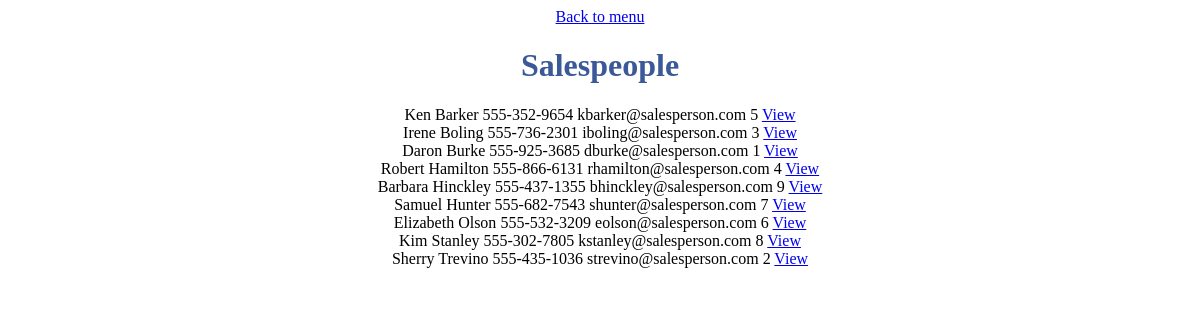
The page /lab01/staff/all_salespeople.php on the database its author committed.
### tables this page shows
CREATE TABLE `salespeople` (
  `id` int(11) unsigned NOT NULL AUTO_INCREMENT,
  `first_name` varchar(10) DEFAULT NULL,
  `last_name` varchar(9) DEFAULT NULL,
  `phone` varchar(13) DEFAULT NULL,
  `email` varchar(26) DEFAULT NULL,
  PRIMARY KEY (`id`)
);

### lab01/private/functions.php (called while the page is built, shortened)
<?php include('initialize.php'); ?>
<?php
  function h($string="") {
    return htmlspecialchars($string);
  }
  function get_all_salespeople() {
    global $db;
    $sql = "SELECT * FROM salespeople ORDER BY last_name ASC, first_name ASC";
    $result = mysqli_query($db, $sql);
    return $result;
  }
?>

### lab01/staff/all_salespeople.php (the view, shortened to what this page needs)
<?php
include('includes/header.php');
include('../private/functions.php');
?>
<?php
  echo "<a href='menu.php'>";
  echo "Back to menu";
  echo "</a>";
  echo "<h1>";
    echo "Salespeople";
  echo "</h1>";
  $salesppl_result = get_all_salespeople();
  echo "<div id='main-wrap'>";
    while ($ppl = mysqli_fetch_assoc($salesppl_result)) {
      echo "<span class=\"salesppl_result\">";
      echo "<td><tr>";
      echo h($ppl['first_name']) . " " . h($ppl['last_name']) . " " . h($ppl['phone']) . " " . h($ppl['email']) . " " . h($ppl['id']) . " ";
      echo "<a href='../salesperson.php?person_id=${ppl['id']}'}>View</a>";
      echo "</td></tr>";
      echo "</span><br>";
    }
  echo "</div>";
?>
<?php include('../includes/footer.php'); ?>

### lab01/staff/includes/header.php (shortened to what this page needs)
<!doctype html>
<html lang="en">
<head>
</head>
<body>
  <div>

### lab01/includes/footer.php
  </div>
</body>
</html>

### lab01/staff/includes/styles.css (style rules this page uses)
h1 { color: #3b5998; }
div { text-align: center; }

### rows shown on the page
salespeople: first_name "Ken", last_name "Barker", phone "555-352-9654", email "kbarker@salesperson.com", id "5"
salespeople: first_name "Irene", last_name "Boling", phone "555-736-2301", email "iboling@salesperson.com", id "3"
salespeople: first_name "Daron", last_name "Burke", phone "555-925-3685", email "dburke@salesperson.com", id "1"
salespeople: first_name "Robert", last_name "Hamilton", phone "555-866-6131", email "rhamilton@salesperson.com", id "4"
salespeople: first_name "Barbara", last_name "Hinckley", phone "555-437-1355", email "bhinckley@salesperson.com", id "9"
salespeople: first_name "Samuel", last_name "Hunter", phone "555-682-7543", email "shunter@salesperson.com", id "7"
salespeople: first_name "Elizabeth", last_name "Olson", phone "555-532-3209", email "eolson@salesperson.com", id "6"
salespeople: first_name "Kim", last_name "Stanley", phone "555-302-7805", email "kstanley@salesperson.com", id "8"
salespeople: first_name "Sherry", last_name "Trevino", phone "555-435-1036", email "strevino@salesperson.com", id "2"
